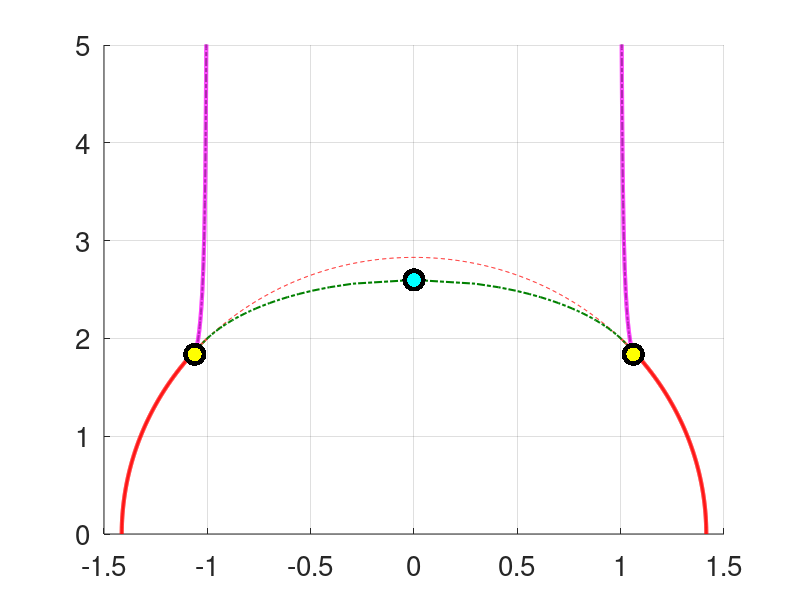

This chart was generated by the following MATLAB code:
function system2_HBpts()
% The reduced equation is
% \dot{v}_R & = \tilde{\mu}(1 - |v|^2)v_R - \tilde{\sigma} v_I - 1,\\
% \dot{v}_I & = \tilde{\mu}(1 - |v|^2)v_I + \tilde{\sigma} v_R.  
% Plot the level sets of |v|^2
% Let a: = 1 - |v|^2
% Then v_R = mu*a/(mu^2*a^2 + s^2), v_I = - s/(mu^2*a^2 + s^2).
% The equation for a is 1 - a = 1/(mu^2*a^2 + s^2), or 
% (mu^2*a^2 + s^2)(1 - a) = 1
% Hence, mu and s satisfying for a given |v|^2 lie on the ellipse
% mu^2*(1 - |v|^2)^2 + s^2 = 1/|v|^2
% Stability conditions: 
% det J = mu^2*(1-|v|^2)*(1 - 3*|v|^2) + s^2 > 0
% tr J = mu*(1 - 2*|v|^2) < 0
% Hence, |v|^2 > 1/2 for stability
% |v|^2 takes all values from 1/2 to +\infty
%
% Stability boundary. Trace. |v|^2 = 0.5.
% Then the ellipse is 0.25*mu^2 + s^2 = 2.
%
% Stability boundary. Determinant. 
% s^2 > mu^2*(3|v|^2 -1)*(1-|v|^2)
%%
fsz = 20;
flag = 0;
% flag = 0 ==> plot phase diagram
% flag = 1 ==> plot bifuration diagrams
s = 0.75;
%================================================

detJ = @(mu,s,v2) mu.^2*(1-v2)*(1 - 3*v2) + s.^2;
trJ = @(mu,s,v2) mu*(1 - 2*v2);

if flag == 0
    Nt = 2000;
    lwt_bdry = 3;
    lwt1 = 1.5;
    lwt2 = 0.5;
    fsz = 20;
    xmin = -1.5;
    xmax = 1.5;
    ymin = 0;
    ymax = 5;
    
    figure(2); clf; hold on
    grid
       
    
        % trace boundary
    v2 = 0.5;
    ang = get_angle(v2);
    t = linspace(0,pi,Nt);
    [r1,r2] = get_radius(v2);
    x = r1*cos(t);
    y = r2*sin(t);
    axy = angle(x + 1i*y);%atan(r1/r2*tan(angle(x + 1i*y))); %
    ind = find(axy < ang);
    plot(r1*cos(t(ind)),r2*sin(t(ind)),'LineWidth', lwt1, 'color','r');
    plot(-r1*cos(t(ind)),r2*sin(t(ind)),'LineWidth', lwt1, 'color','r');
    ind = find(axy > ang & axy < pi - ang);
    plot(r1*cos(t(ind)),r2*sin(t(ind)),'--','LineWidth', lwt2, 'color','r');
    
    % det boundary
    v2vals = 1-1./linspace(2,100,2000);
    Nev = length(v2vals);
    bdry = zeros(Nev,2);
    for j = 1 : Nev
        v2 = v2vals(j);
        [r1,r2] = get_radius(v2);
        t = linspace(0,pi,Nt);
        x = r1*cos(t);
        y = r2*sin(t);
        axy = atan(r1/r2*tan(angle(x + 1i*y)));%angle(x + 1i*y);
        ang = get_angle(v2);
        tstar = interp1(axy,t,ang);
        bdry(j,:) = [r1*cos(tstar),r2*sin(tstar)];
    end
    
    % plot(bdry(:,1),bdry(:,2),'LineWidth',lwt_bdry,'color',[0.5,0,0]);
    % plot(-bdry(:,1),bdry(:,2),'LineWidth',lwt_bdry,'color',[0.5,0,0]);

    % plot(bdry(:,1),bdry(:,2),'-.','LineWidth',lwt1,'color',[0.5,0,0]);
    % plot(-bdry(:,1),bdry(:,2),'-.','LineWidth',lwt1,'color',[0.5,0,0]);

    % three roots boundary
    v2 = linspace(1/3,0.999,100);
    s = sqrt((3*v2 - 1)./(2*v2.^2));
    m = sqrt(0.5./(v2.^2.*(1-v2)));
    plot(s,m,'-.','LineWidth',lwt1,'color',[0,0.5,0]);
    plot(-s,m,'-.','LineWidth',lwt1,'color',[0,0.5,0]);



    % sync boundary
    v2star = 0.75; %(13+sqrt(41))/32;
    v2vals = 1-1./linspace(1/(1-v2star),100,2000);
    Nev = length(v2vals);
    bdry = zeros(Nev,2);
    for j = 1 : Nev
        v2 = v2vals(j);
        [r1,r2] = get_radius(v2);
        t = linspace(0,pi,Nt);
        x = r1*cos(t);
        y = r2*sin(t);
        axy = angle(x + 1i*y);
        ang = get_angle(v2);
        tstar = interp1(axy,t,ang);
        bdry(j,:) = [r1*cos(tstar),r2*sin(tstar)];
    end
    
    plot(bdry(:,1),bdry(:,2),'LineWidth',lwt_bdry,'color','m');
    plot(-bdry(:,1),bdry(:,2),'LineWidth',lwt_bdry,'color','m');

    v2 = 0.5;
    ang = get_angle(v2star);
    t = linspace(0,pi,Nt);
    [r1,r2] = get_radius(v2);
    x = r1*cos(t);
    y = r2*sin(t);
    axy = angle(x + 1i*y);
    ind = find(axy < ang);
    plot(r1*cos(t(ind)),r2*sin(t(ind)),'LineWidth', lwt_bdry, 'color','r');
    plot(-r1*cos(t(ind)),r2*sin(t(ind)),'LineWidth', lwt_bdry, 'color','r');
    % ind = find(axy > ang & axy < pi - ang);
    % plot(r1*cos(t(ind)),r2*sin(t(ind)),'--','LineWidth', lwt2, 'color','r');

    
    set(gca,'Fontsize',fsz);
    % xlabel(s,'Fontsize',fsz);
    % ylabel(\tilde{\mu},'Fontsize',fsz);
    % plot([0.99,1.08,1.08,0.99,0.99],[1.8,1.8,2.05,2.05,1.8],'color','k')
%% Bifurcation point
gam = 0;
m = 1.5*sqrt(3);
s = gam*m/3;
plot(s,m,'.','MarkerSize',50,'color','k');
plot(s,m,'.','MarkerSize',30,'color','c');

%% Hysteresis points
a = 1/sqrt(3);
m = 1.5*sqrt(1.5)/(sqrt(1+gam^2))*[(1+gam*a)^1.5,(1-gam*a)^1.5];
s = 1.5*sqrt(1.5)/(sqrt(1+gam^2))*[(gam-a)*sqrt(1+a*gam),(gam+a)*sqrt(1-a*gam)];
plot(s,m,'.','MarkerSize',50,'color','k');
plot(s,m,'.','MarkerSize',30,'color','y');



    axis([xmin,xmax,ymin,ymax])
    % axis([0.99,1.08,1.8,2.05])
end
%% flag == 1
if flag == 1
    mumin = 0;
    mumax = 5;
    vmax = min(3,1/s^2);

    figure(1); clf; hold on
    mu = @(x) (1-s^2*x)./(x.*(1-x).^2);
    v2 = linspace(1.01,vmax,100);
    m = sqrt(mu(v2));
    plot(m,v2,'LineWidth',3,'Color','r');
    v2 = linspace(0.001,0.999,100);
    m = sqrt(mu(v2));

    ind = find(m.^2.*((v2-1).*(3*v2 - 1))+ s^2 <= 0 | v2 <= 0.5);
    if ~isempty(ind)
        plot(m(ind),v2(ind),'--','LineWidth',3,'Color','r');
    end
    ind = find(m.^2.*((v2-1).*(3*v2 - 1))+ s^2 > 0 & v2 > 0.5);
    plot(m(ind),v2(ind),'LineWidth',3,'Color','r');
    axis([mumin,mumax,0,3])
    plot([mumin,mumax],[1,1],'--','color','k')
    set(gca,'Fontsize',fsz);
end
end
%%
function ang = get_angle(v2)
ang = atan(1./sqrt((3*v2 - 1).*(1-v2)));
end
%%
function [r1,r2] = get_radius(v2)
    r2 = 1./(sqrt(v2).*abs((1 - v2)));
    r1 = 1./sqrt(v2);
end

%%
%%
function [r1,r2] = get_radius_minus(v2)
    r2 = 1./(sqrt(v2).*abs((1 + v2)));
    r1 = 1./sqrt(v2);
end